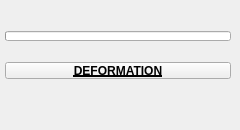
<?xml version="1.0" encoding="UTF-8"?>
<ui version="4.0">
 <class>QtUi</class>
 <widget class="QMainWindow" name="QtUi">
  <property name="enabled">
   <bool>true</bool>
  </property>
  <property name="geometry">
   <rect>
    <x>0</x>
    <y>0</y>
    <width>240</width>
    <height>130</height>
   </rect>
  </property>
  <property name="minimumSize">
   <size>
    <width>0</width>
    <height>0</height>
   </size>
  </property>
  <property name="maximumSize">
   <size>
    <width>999</width>
    <height>999</height>
   </size>
  </property>
  <property name="windowTitle">
   <string>Toolkit</string>
  </property>
  <property name="tabShape">
   <enum>QTabWidget::Triangular</enum>
  </property>
  <property name="dockNestingEnabled">
   <bool>true</bool>
  </property>
  <property name="dockOptions">
   <set>QMainWindow::AllowNestedDocks|QMainWindow::AllowTabbedDocks|QMainWindow::AnimatedDocks|QMainWindow::ForceTabbedDocks</set>
  </property>
  <widget class="QWidget" name="mainWindow">
   <widget class="QWidget" name="layoutWidget_2">
    <property name="geometry">
     <rect>
      <x>5</x>
      <y>10</y>
      <width>226</width>
      <height>91</height>
     </rect>
    </property>
    <layout class="QGridLayout" name="gridLayout_2">
     <property name="spacing">
      <number>0</number>
     </property>
     <item row="0" column="1" colspan="2">
      <widget class="TkProgressBar" name="progressBar">
       <property name="sizePolicy">
        <sizepolicy hsizetype="Ignored" vsizetype="Fixed">
         <horstretch>0</horstretch>
         <verstretch>0</verstretch>
        </sizepolicy>
       </property>
       <property name="minimumSize">
        <size>
         <width>0</width>
         <height>10</height>
        </size>
       </property>
       <property name="maximumSize">
        <size>
         <width>16777215</width>
         <height>10</height>
        </size>
       </property>
       <property name="value">
        <number>0</number>
       </property>
       <property name="textVisible">
        <bool>false</bool>
       </property>
      </widget>
     </item>
     <item row="2" column="1" colspan="2">
      <layout class="QHBoxLayout" name="horizontalLayout">
       <item>
        <layout class="QVBoxLayout" name="verticalLayout">
         <property name="spacing">
          <number>0</number>
         </property>
        </layout>
       </item>
       <item>
        <layout class="QVBoxLayout" name="verticalLayout_2">
         <property name="spacing">
          <number>0</number>
         </property>
        </layout>
       </item>
      </layout>
     </item>
     <item row="1" column="1" colspan="2">
      <widget class="TkPushButton_Draggable" name="d000">
       <property name="minimumSize">
        <size>
         <width>19</width>
         <height>17</height>
        </size>
       </property>
       <property name="maximumSize">
        <size>
         <width>999</width>
         <height>17</height>
        </size>
       </property>
       <property name="font">
        <font>
         <weight>75</weight>
         <bold>true</bold>
         <underline>true</underline>
        </font>
       </property>
       <property name="text">
        <string>DEFORMATION</string>
       </property>
       <property name="checkable">
        <bool>true</bool>
       </property>
      </widget>
     </item>
    </layout>
   </widget>
  </widget>
 </widget>
 <customwidgets>
  <customwidget>
   <class>TkPushButton_Draggable</class>
   <extends>QPushButton</extends>
   <header>widgets.tkpushbuttondraggable.h</header>
  </customwidget>
  <customwidget>
   <class>TkProgressBar</class>
   <extends>QProgressBar</extends>
   <header>widgets.tkprogressbar.h</header>
  </customwidget>
 </customwidgets>
 <resources/>
 <connections/>
 <designerdata>
  <property name="gridDeltaX">
   <number>5</number>
  </property>
  <property name="gridDeltaY">
   <number>5</number>
  </property>
  <property name="gridSnapX">
   <bool>true</bool>
  </property>
  <property name="gridSnapY">
   <bool>true</bool>
  </property>
  <property name="gridVisible">
   <bool>true</bool>
  </property>
 </designerdata>
</ui>
